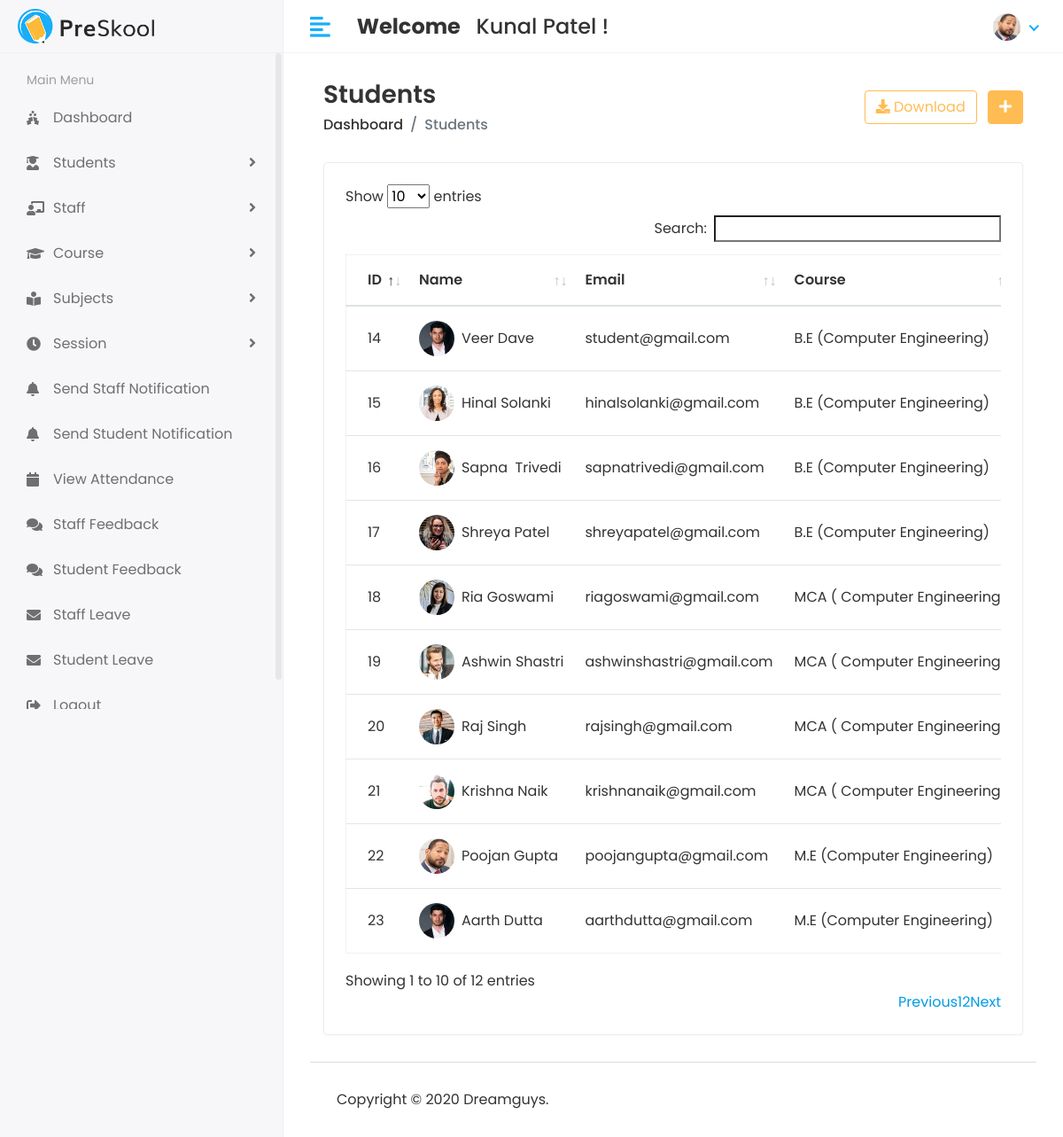
The app's page /Hod/Student/View (signed in) with its own data.
### app/models.py (models this page shows, shortened)
class CustomUser(AbstractUser):
    USER = (
        (1,'HOD'),
        (2,'STAFF'),
        (3,'STUDENT'),
    )
    user_type = models.CharField(choices=USER,max_length=50,default=1)
    profile_pic = models.ImageField(upload_to='media/profile_pic')

class Student(models.Model):
    admin = models.OneToOneField(CustomUser,on_delete=models.CASCADE)
    address = models.TextField()
    gender = models.CharField(max_length=100)
    course_id = models.ForeignKey(Course,on_delete=models.DO_NOTHING)
    session_year_id = models.ForeignKey(Session_Year,on_delete=models.DO_NOTHING)
    created_at = models.DateTimeField(auto_now_add=True)
    updated_at = models.DateTimeField(auto_now=True)

class Course(models.Model):
    name = models.CharField(max_length=100)
    created_at = models.DateTimeField(auto_now_add=True)
    updated_at = models.DateTimeField(auto_now=True)

### sms/Hod_Views.py (the view)
# urls.py: path('Hod/Student/View', Hod_Views.VIEW_STUDENT,name='view_student'),
@login_required(login_url='/')
def VIEW_STUDENT(request):
    student = Student.objects.all()
    context = {
        'student':student,
    }
    return render(request,'Hod/view_student.html',context)

### templates/Hod/view_student.html (shortened to what this page needs)
{% extends 'base.html' %}
{% block content %}
<div class="content container-fluid">
    <div class="page-header">
       <div class="row align-items-center">
          <div class="col">
             <h3 class="page-title">Students</h3>
             <ul class="breadcrumb">
                <li class="breadcrumb-item"><a href="index.html">Dashboard</a></li>
                <li class="breadcrumb-item active">Students</li>
             </ul>
          </div>
          <div class="col-auto text-right float-right ml-auto">
             <a href="#" class="btn btn-outline-primary mr-2"><i class="fas fa-download"></i> Download</a>
             <a href="add-student.html" class="btn btn-primary"><i class="fas fa-plus"></i></a>
          </div>
       </div>
    </div>
    <div class="row">
       <div class="col-sm-12">
          <div class="card card-table">
             <div class="card-body">
                <div class="table-responsive">
                   <table id="table_id" class="table table-hover table-center mb-0 ">
                      <thead>
                         <tr>
                            <th>ID</th>
                            <th>Name</th>
                            <th>Email</th>
                            <th>Course</th>
                         </tr>
                      </thead>
                      <tbody>
                        {% for i in student %}
                         <tr>
                            <td>{{i.id}}</td>
                            <td>
                               <h2 class="table-avatar">
                                  <a href="student-details.html" class="avatar avatar-sm mr-2"><img class="avatar-img rounded-circle" src="/{{i.admin.profile_pic}}" alt="User Image"></a>
                                  <a href="student-details.html">{{i.admin.first_name}}&nbsp;{{i.admin.last_name}}</a>
                               </h2>
                            </td>
                            <td>{{i.admin.email}}</td>
                            <td>{{i.course_id.name}}</td>
                         </tr>
                         {% endfor %}
                      </tbody>
                   </table>
                </div>
             </div>
          </div>
       </div>
    </div>
 </div>
{% endblock content %}

### templates/base.html (shortened to what this page needs)
<!DOCTYPE html>
<html lang="en">
    {% load static %}
   <head>
      <link rel="stylesheet" href="{% static 'assets/plugins/bootstrap/css/bootstrap.min.css' %}">
      <link rel="stylesheet" href="{% static 'assets/plugins/fontawesome/css/fontawesome.min.css' %}">
      <link rel="stylesheet" href="{% static 'assets/plugins/fontawesome/css/all.min.css' %}">
      <link rel="stylesheet" href="{% static 'assets/css/style.css' %}">
       <link rel="stylesheet" href="{% static 'assets/plugins/datatables/datatables.min.css' %}">
   </head>
   <body>
    <div class="main-wrapper">
        {% include 'includes/header.html'%}
        {% include 'includes/sidebar.html'%}
        <div class="page-wrapper">
            <div class="content container-fluid">
               {% block content %}{% endblock content %}
            {% include 'includes/footer.html'%}
            </div>
            </div>
 </body>
</html>

### templates/includes/header.html (shortened to what this page needs)
{% load static %}
<div class="header">
    <div class="header-left">
       <a href="index.html" class="logo">
       <img src="{% static 'assets/img/logo.png'%}" alt="Logo">
       </a>
    </div>
    <a href="javascript:void(0);" id="toggle_btn">
    <i class="fas fa-align-left"></i>
    </a>
    <div class="top-nav-search mt-3">
       <h4><strong> Welcome </strong> &nbsp <span> {{user.first_name}} {{user.last_name}}</span>&nbsp!</h4>
    </div>
    <ul class="nav user-menu">
       <li class="nav-item dropdown has-arrow">
          <a href="#" class="dropdown-toggle nav-link" data-toggle="dropdown">
            {% if user.profile_pic == "" %}
                  <span class="user-img"><img class="rounded-circle" src="{% static 'assets/img/noimage.png' %}" width="31" alt="Ryan Taylor"></span>
            {% else %}
          <span class="user-img"><img class="rounded-circle" src="/{{user.profile_pic}}" width="31" alt="Ryan Taylor"></span>
          {% endif %}
          </a>
       </li>
    </ul>
 </div>

### templates/includes/sidebar.html (shortened to what this page needs)
{% load active_link_tags %}
<div class="sidebar" id="sidebar">
    <div class="sidebar-inner slimscroll">
       <div id="sidebar-menu" class="sidebar-menu">
         {% if user.user_type == '1'%}
          <ul>
             <li class="menu-title">
                <span>Main Menu</span>
             </li>
             <li class="{% active_link 'hod_home' 'active' %}">
               <a href="{% url 'hod_home' %}"><i class="fas fa-holly-berry"></i> <span>Dashboard</span></a>
            </li>
             <li class="submenu {% active_link 'add_student' 'active' %} {% active_link 'view_student' 'active' %}">
                <a href="#"><i class="fas fa-user-graduate"></i> <span> Students</span> <span class="menu-arrow"></span></a>
             </li>
             <li class="submenu {% active_link 'add_staff' 'active' %} {% active_link 'view_staff' 'active' %}">
                <a href="#"><i class="fas fa-chalkboard-teacher"></i> <span> Staff</span> <span class="menu-arrow"></span></a>
             </li>
             <li class="submenu {% active_link 'add_course' 'active' %} {% active_link 'view_course' 'active' %}">
                <a href="#"><i class="fas fa-graduation-cap"></i> <span> Course</span> <span class="menu-arrow"></span></a>
             </li>
             <li class="submenu {% active_link 'add_subject' 'active' %} {% active_link 'view_subject' 'active' %}">
                <a href="#"><i class="fas fa-book-reader"></i> <span> Subjects</span> <span class="menu-arrow"></span></a>
             </li>
             <li class="submenu {% active_link 'add_session' 'active' %} {% active_link 'view_session' 'active' %}">
               <a href="#"><i class="fas fa-clock"></i> <span> Session </span> <span class="menu-arrow"></span></a>
            </li>
            <li>
               <li class=" {% active_link 'staff_send_notification' 'active' %}">
               <a href="{% url 'staff_send_notification'%}"><i class="fas fa-bell"></i> <span>Send Staff Notification</span></a>
            </li>
            <li>
               <li class="{% active_link 'student_send_notification' 'active' %} ">
               <a href="{% url 'student_send_notification'%}"><i class="fas fa-bell"></i> <span>Send Student Notification</span></a>
            </li>
            <li>
               <li class="{% active_link 'view_attendance' 'active' %} ">
               <a href="{% url 'view_attendance'%}"><i class="fas fa-calendar"></i> <span>View Attendance</span></a>
            </li>
            <li>
               <li class="{% active_link 'staff_feedback_reply' 'active' %} ">
               <a href="{% url 'staff_feedback_reply' %}"><i class="fas fa-comments"></i> <span>Staff Feedback</span></a>
            </li>
            <li>
               <li class="{% active_link 'get_student_feedback' 'active' %} ">
               <a href="{% url 'get_student_feedback'%}"><i class="fas fa-comments"></i> <span>Student Feedback</span></a>
            </li>
            <li>
               <li class="{% active_link 'staff_leave_view' 'active' %} ">
               <a href="{% url 'staff_leave_view'%}"><i class="fas fa-envelope"></i> <span>Staff Leave</span></a>
            </li>
            <li>
               <li class="{% active_link 'student_leave_view' 'active' %}">
               <a href="{% url 'student_leave_view'%}"><i class="fas fa-envelope"></i> <span>Student Leave</span></a>
            </li>
            <li>
               <a href="{% url 'logout' %}"><i class="fas fa-sign-out-alt"></i> <span>Logout</span></a>
            </li>
          </ul>
          {%endif%}
       </div>
    </div>
 </div>

### templates/includes/footer.html
<footer>
    <p>Copyright © 2020 Dreamguys.</p>
</footer>

### records on screen
CustomUser: first_name "Kunal", last_name "Patel", profile_pic (picture)
Student: id "14", admin.profile_pic (picture), admin.first_name "Veer", admin.last_name "Dave", admin.email "student@gmail.com", course_id.name "B.E (Computer Engineering)"
Student: id "15", admin.profile_pic (picture), admin.first_name "Hinal", admin.last_name "Solanki", admin.email "hinalsolanki@gmail.com", course_id.name "B.E (Computer Engineering)"
Student: id "16", admin.profile_pic (picture), admin.first_name "Sapna", admin.last_name "Trivedi", admin.email "sapnatrivedi@gmail.com", course_id.name "B.E (Computer Engineering)"
Student: id "17", admin.profile_pic (picture), admin.first_name "Shreya", admin.last_name "Patel", admin.email "shreyapatel@gmail.com", course_id.name "B.E (Computer Engineering)"
Student: id "18", admin.profile_pic (picture), admin.first_name "Ria", admin.last_name "Goswami", admin.email "riagoswami@gmail.com", course_id.name "MCA ( Computer…"
Student: id "19", admin.profile_pic (picture), admin.first_name "Ashwin", admin.last_name "Shastri", admin.email "ashwinshastri@gmail.com", course_id.name "MCA ( Computer…"
Student: id "20", admin.profile_pic (picture), admin.first_name "Raj", admin.last_name "Singh", admin.email "rajsingh@gmail.com", course_id.name "MCA ( Computer…"
Student: id "21", admin.profile_pic (picture), admin.first_name "Krishna", admin.last_name "Naik", admin.email "krishnanaik@gmail.com", course_id.name "MCA ( Computer…"
Student: id "22", admin.profile_pic (picture), admin.first_name "Poojan", admin.last_name "Gupta", admin.email "poojangupta@gmail.com", course_id.name "M.E (Computer Engineering)"
Student: id "23", admin.profile_pic (picture), admin.first_name "Aarth", admin.last_name "Dutta", admin.email "aarthdutta@gmail.com", course_id.name "M.E (Computer Engineering)"
